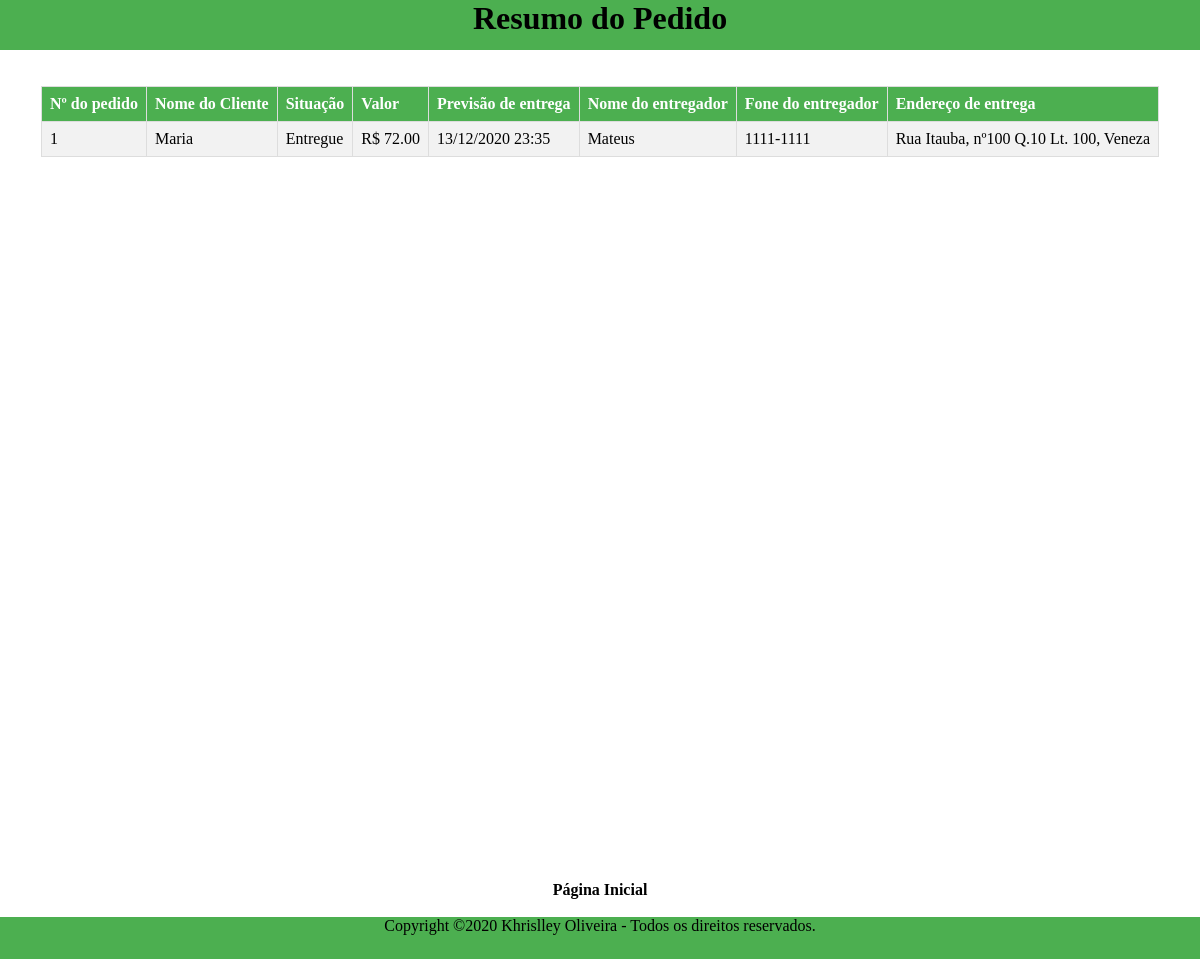
The app's page /resumoPedido.php?codiPedido=1 (signed in) with its own data.
### tables this page shows
CREATE TABLE `pedido` (
  `CODI_PEDIDO` int NOT NULL AUTO_INCREMENT,
  `CODI_CLIENTE` int NOT NULL,
  `CODI_ENDERECO` int NOT NULL,
  `VALOR_PED` decimal(6,2) DEFAULT NULL,
  `SITU_PED` int NOT NULL,
  `HORARIO_PED` timestamp NOT NULL,
  `PREVISAO_ENTREGA` timestamp NOT NULL,
  `CODI_ENTREGADOR` int NOT NULL,
  `VERIFICA_STATUS` tinyint NOT NULL,
  PRIMARY KEY (`CODI_PEDIDO`)
);

CREATE TABLE `cliente` (
  `CODI_CLIENTE` int NOT NULL AUTO_INCREMENT,
  `NOME_CLIENTE` varchar(120) NOT NULL,
  `CPF_CLIENTE` varchar(45) NOT NULL,
  `FONE_CLIENTE` varchar(45) NOT NULL,
  `EMAIL_CLIENTE` varchar(120) NOT NULL,
  PRIMARY KEY (`CODI_CLIENTE`)
);

CREATE TABLE `situacao` (
  `CODI_SITU` int NOT NULL AUTO_INCREMENT,
  `NOME_SITU` varchar(45) NOT NULL,
  PRIMARY KEY (`CODI_SITU`)
);

CREATE TABLE `entregador` (
  `CODI_ENTR` int NOT NULL AUTO_INCREMENT,
  `NOME_ENTR` varchar(120) NOT NULL,
  `CPF_ENTR` varchar(45) NOT NULL,
  `FONE_ENTR` varchar(45) NOT NULL,
  `EMAIL_ENTR` varchar(120) NOT NULL,
  PRIMARY KEY (`CODI_ENTR`)
);

CREATE TABLE `endereco` (
  `CODI_ENDERECO` int NOT NULL AUTO_INCREMENT,
  `CODI_CLIENTE` int NOT NULL,
  `LOGRADOURO_ENDERECO` varchar(45) NOT NULL,
  `NUMERO_ENDERECO` varchar(45) NOT NULL,
  `COMPLEMENTO_ENDERECO` varchar(45) DEFAULT NULL,
  `BAIRRO_ENDERECO` varchar(45) NOT NULL,
  `CIDADE_ENDERECO` varchar(45) NOT NULL,
  `ESTADO_ENDERECO` varchar(45) NOT NULL,
  `CEP_ENDERECO` varchar(45) NOT NULL,
  PRIMARY KEY (`CODI_ENDERECO`)
);

### funcoes.php (called while the page is built, shortened)
<?php
function converterDataHora($data){
    $auxData1 = explode(" ", $data);
    $auxData2 = explode("-", $auxData1[0]);
    $hora = substr($data, 11, 5);
    return $auxData2[2] . "/" . $auxData2[1] . "/" . $auxData2[0]. "  " . $hora;
}
?>

### resumoPedido.php (the view, shortened to what this page needs)
<?php
include_once("db.php");
include_once("funcoes.php");
?>
<html>
<head>
    <link rel="stylesheet" href="style.css" />
</head>
<body>
    <header>
        <h1>Resumo do Pedido</h1>
    </header>
    <br><br>
    <?php
    if (isset($_REQUEST["codiPedido"])) {
        $codiPedido = $_REQUEST["codiPedido"];
        $resultadoPedido = $conexao->query("SELECT * FROM pizzaria.PEDIDO P
            INNER JOIN pizzaria.CLIENTE C ON C.CODI_CLIENTE = P.CODI_CLIENTE
            INNER JOIN pizzaria.SITUACAO S ON S.CODI_SITU = P.SITU_PED
            INNER JOIN pizzaria.ENDERECO E ON E.CODI_ENDERECO = P.CODI_ENDERECO
            INNER JOIN pizzaria.ENTREGADOR ENTR ON ENTR.CODI_ENTR = P.CODI_ENTREGADOR
            WHERE CODI_PEDIDO = $codiPedido");
    }
    ?>
    <div class="conteudo">
            <table id="tabela" class="tabela">
                <tr>
                    <th> Nº do pedido</th>
                    <th> Nome do Cliente</th>
                    <th> Situação</th>
                    <th> Valor</th>
                    <th> Previsão de entrega</th>
                    <th> Nome do entregador</th>
                    <th> Fone do entregador</th>
                    <th> Endereço de entrega</th>
                    <?php
                    while ($umPedido = $resultadoPedido->fetch_assoc()) {
                        $previsao = $umPedido["PREVISAO_ENTREGA"];
                        $previsaoConvertida = converterDataHora($previsao);
                        $endereco = $umPedido["LOGRADOURO_ENDERECO"] . ', nº' . $umPedido["NUMERO_ENDERECO"] . ' ' . $umPedido["COMPLEMENTO_ENDERECO"] . ', ' . $umPedido["BAIRRO_ENDERECO"];
                        echo "<tr><td>" . $umPedido["CODI_PEDIDO"] . '</td>';
                        echo "<td>" . $umPedido["NOME_CLIENTE"] . '</td>';
                        echo "<td>" . $umPedido["NOME_SITU"] . '</td>';
                        echo "<td>" . ' R$ ' . $umPedido["VALOR_PED"] . '</td>';
                        echo "<td>" . $previsaoConvertida . '</td>';
                        echo "<td>" . $umPedido["NOME_ENTR"] . '</td>';
                        echo "<td>" . $umPedido["FONE_ENTR"] . '</td>';
                        echo "<td>" . $endereco . '</td></tr>';
                    } ?>
            </table>
        </div>
        <a href='menu.php'>Página Inicial</a><br><br>
    <footer id="footer" style="font-size: 16px">
        Copyright ©2020 Khrislley Oliveira - Todos os direitos reservados.
    </footer>
</body>
</html>

### style.css (style rules this page uses)
html { font-family: 'Baloo2'; }
body { font-family: 'Baloo2'; height: 800px; text-align: center; text-decoration: none; margin: 0px; }
header { height: 50px; background-color: #4CAF50; margin: 0px auto; position: relative; }
footer { height: 42px; width: auto; background-color: #4CAF50; margin: 0px; position: relative; }
a { text-decoration: none; color: black; font-weight: bold; }
.conteudo { height: 795px; }
.tabela { border-collapse: collapse; margin: 0px auto; position: relative; }
.tabela td, #tabela th { border: 1px solid #ddd; padding: 8px; }
.tabela tr:nth-child(even) { background-color: #f2f2f2; }
.tabela th { padding-top: 12px; padding-bottom: 12px; text-align: left; background-color: #4CAF50; color: white; }

### records on screen
pedido: CODI_PEDIDO "1", cliente.NOME_CLIENTE "Maria", situacao.NOME_SITU "Entregue", VALOR_PED "72.00", PREVISAO_ENTREGA "13/12/2020 23:35", entregador.NOME_ENTR "Mateus", entregador.FONE_ENTR "1111-1111", endereco.LOGRADOURO_ENDERECO+NUMERO_ENDERECO+COMPLEMENTO_ENDERECO "Rua Itauba, nº100 Q.10 Lt. 100, Veneza"
